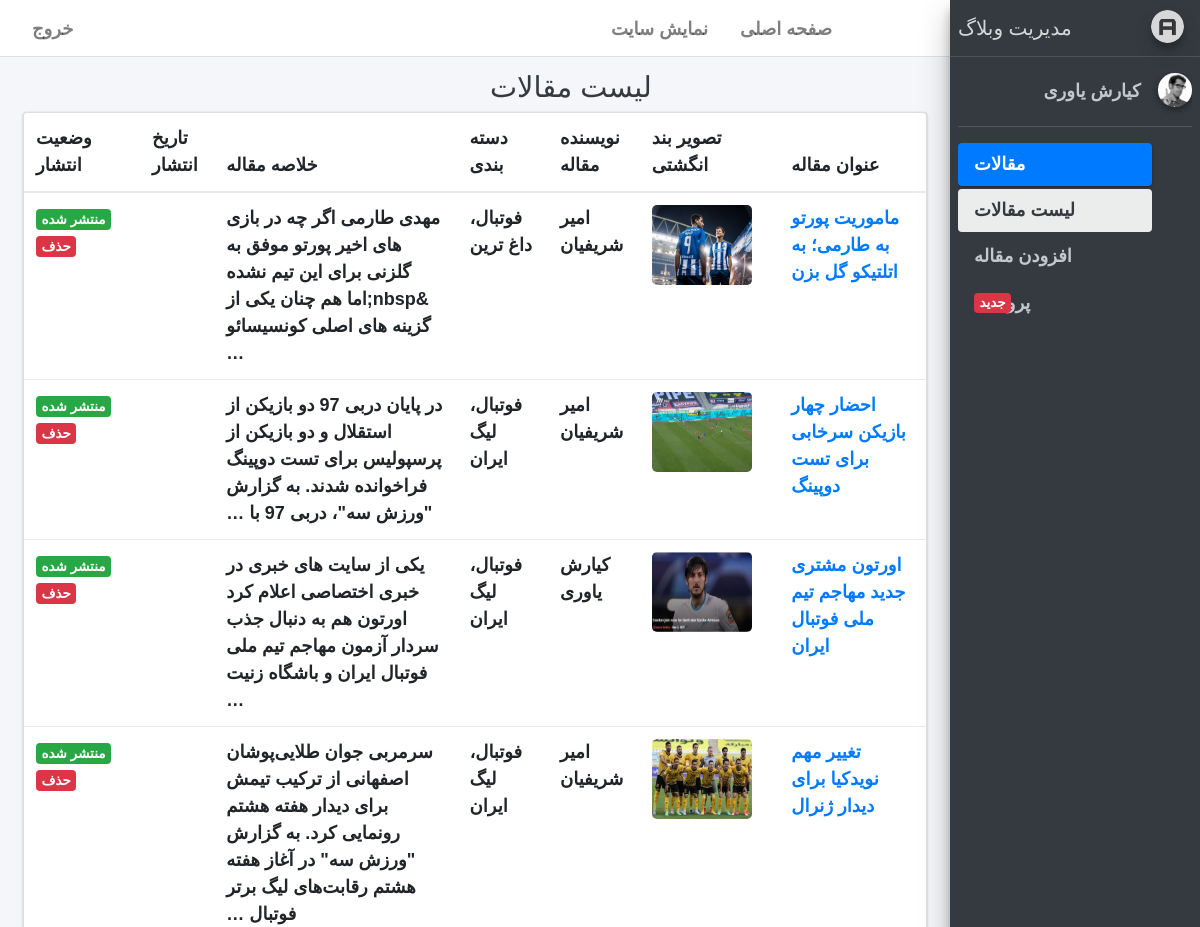
/account/ (signed in, upper part), run on an earlier commit of the app's database.
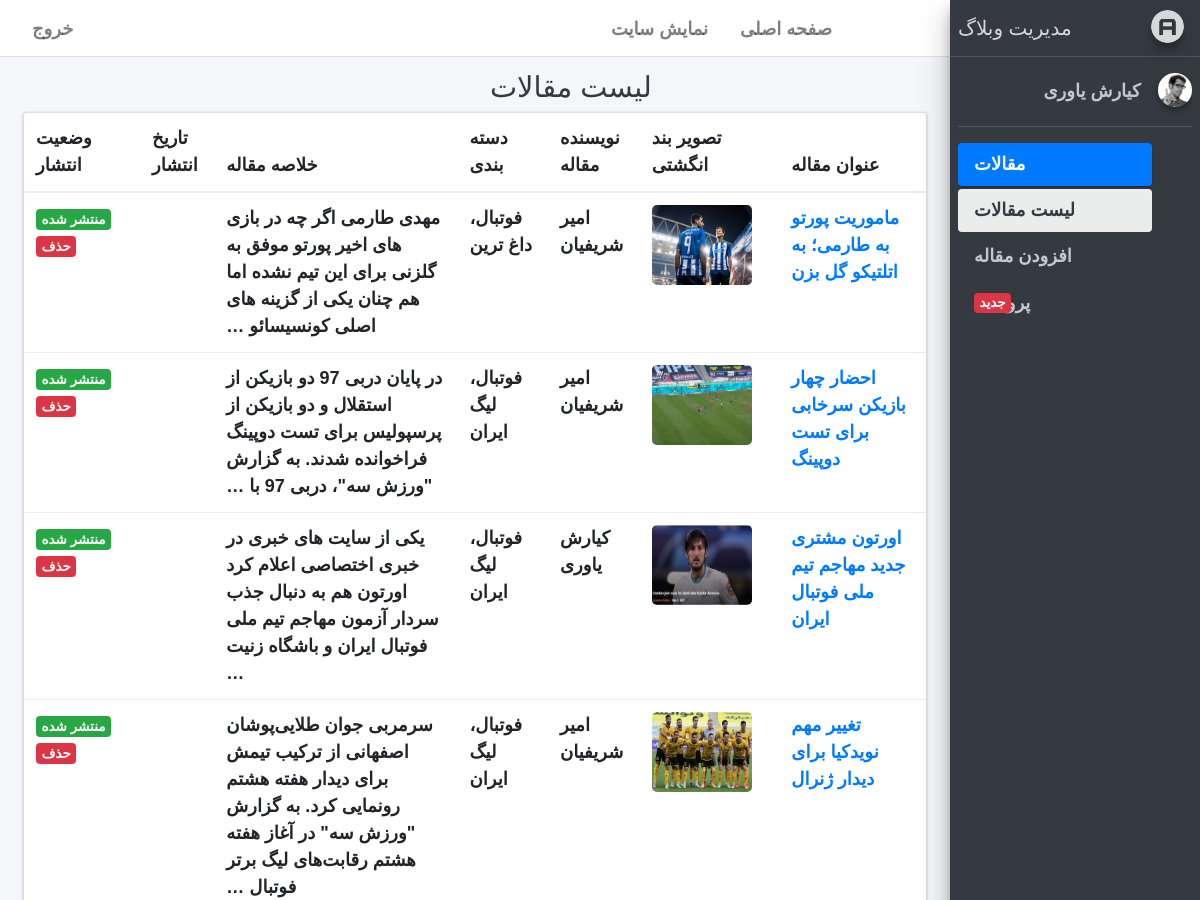
And on a later commit of the database.
### blog/models.py (models this page shows, shortened)
class Article(models.Model):
    STATUS_CHOICES = (
        ('p','منتشر شده'), # published
        ('d','پیش نویس'),  # draft
        ('i','در حال بررسی'),  # investigation
        ('b','برگشت داده شده'),  # back
    )
    Title = models.CharField(max_length=200, verbose_name="عنوان")
    Category = models.ManyToManyField(Categories, verbose_name="دسته بندی", related_name= 'articles')
    Author = models.ForeignKey(User, null=True, on_delete=models.SET_NULL, related_name='articles', verbose_name='نویسنده')
    Description = models.TextField(verbose_name="شرح")
    Slug = models.SlugField(max_length=100, unique=True, verbose_name="آدرس مخصوص مقاله")
    Thumbnail = models.ImageField(upload_to="images", verbose_name="تصویر مقاله")
    Published = models.DateTimeField(default=timezone.now, verbose_name="زمان انتشار")
    Created = models.DateTimeField(auto_now_add=True, verbose_name="ساخته شده در")
    Updated = models.DateTimeField(auto_now=True, verbose_name="آخرین بروز رسانی در")
    Status = models.CharField(max_length= 1, choices=STATUS_CHOICES, verbose_name="وضعیت انتشار")
    objects = ArticleManager() # change the default manager to custom one
    class Meta:
        verbose_name = "مقاله"
        verbose_name_plural = "مقالات"
        ordering = ['-Published']
    def publish_time(self):
        return persian_calender_datetime(self.Published)
    publish_time.short_description = "زمان انتشار"
    def thumbnail_tag(self):
        return format_html("<img src={} width= 100  height = 80  style = 'border-radius: 5px;'  >".format(self.Thumbnail.url))
    thumbnail_tag.short_description = "عکس"
    def Category_str(self):
        return "، ".join([Category.Title for Category in self.Category.published()])
    Category_str.short_description = "دسته بندی ها"

class Categories(models.Model):
    Title = models.CharField(max_length=200, verbose_name="عنوان دسته بندی")
    Slug = models.SlugField(max_length=100, unique=True, verbose_name="آدرس مخصوص دسته بندی")
    Position = models.IntegerField(verbose_name="جایگاه")
    Status = models.BooleanField(default=1, verbose_name="آیا منتشر شود؟")
    Parent = models.ForeignKey('self', default=None, null=True, blank = True, on_delete=models.SET_NULL, related_name='children', verbose_name='زیر دسته')
    class Meta:
        verbose_name = "دسته بندی"
        verbose_name_plural = "دسته بندی ها"
        ordering = ["Parent__id","Position"]
    objects = CategoryManager() # change the default manager to custom one

### account/models.py (models this page shows)
class User(AbstractUser):
    Is_Author = models.BooleanField(default=False, verbose_name="وضعیت نویسندگی")
    Special_User = models.DateTimeField(default=timezone.now())
    def is_special_user(self):
        if self.Special_User > timezone.now():
            return True
        else:
            return False
    is_special_user.boolean = True
    is_special_user.short_description = "عضویت کاربر ویژه"

### account/views.py (the view)
# urls.py: path('', ArticlesList.as_view(), name='home'),
class ArticlesList(LoginRequiredMixin,ListView):
    template_name = "registration/home.html"
    def get_queryset(self):
        if self.request.user.is_superuser:
            return Article.objects.all
        else:
            return Article.objects.filter(Author=self.request.user)

### account/templatetags/account_tags.py (called while the page is built)
@register.inclusion_tag('registration/partials/active_navbar.html')
def active_navbar(request, link_name, content):
    return {
        "request":request,
        "link_name":link_name,
        "link":"account:{}".format(link_name),
        "content":content,
    }

### blog/models.py (called while the page is built)
    def published(self):
        return self.filter(Status=True)

### extensions/persian_datetime.py (called while the page is built)
def persian_numbers(str_arg):
    numbers = {
        "0":"۰",
        "1":"۱",
        "2":"۲",
        "3":"۳",
        "4":"۴",
        "5":"۵",
        "6":"۶",
        "7":"۷",
        "8":"۸",
        "9":"۹",
    }
    for e_num,p_num in numbers.items():
        str_arg = str_arg.replace(e_num, p_num)
    return str_arg

def time_to_int(time):
    time_to_integer = []
    year = int(time.strftime("%Y"))
    month = int(time.strftime("%m"))
    date = int(time.strftime("%d"))
    hour = int(time.strftime("%H"))
    minutes = int(time.strftime("%M"))
    secondes= int(time.strftime("%S"))
    time_to_integer.append(year)
    time_to_integer.append(month)
    time_to_integer.append(date)
    time_to_integer.append(hour)
    time_to_integer.append(minutes)
    time_to_integer.append(secondes)
    return time_to_integer

### templates/registration/home.html (shortened to what this page needs)
{% extends 'registration/base.html' %}
{%block page_title%}
    <h1 class="m-0 text-dark">لیست مقالات</h1>
{%endblock%}
{%block main_content%}
<div class="row">
    <div class="col-12">
      <div class="card">
        {% if object_list %}
          <div class="card-body table-responsive p-0">
            <table class="table table-hover">
              <thead>
                <tr>
                  <th>عنوان مقاله</th>
                  <th>تصویر بند انگشتی</th>
                  <th>نویسنده مقاله</th>
                  <th>دسته بندی</th>
                  <th>خلاصه مقاله</th>
                  <th>تاریخ انتشار</th>
                  <th>وضعیت انتشار</th>
                </tr>
              </thead>
              <tbody>
              {% for article in object_list %}
                  <tr>
                      <td>
                        {% if article.Status in "bd"|make_list or user.is_superuser %}
                          <a href="{% url 'account:article_update' article.pk %}">{{article.Title}}</a>
                        {% else %}
                          {{article.Title}}
                        {% endif %}
                      </td>
                      <td>{{article.thumbnail_tag}}</td>
                      <td>{{article.Author.get_full_name}}</td>
                      <td>{{article.Category_str}}</td>
                      <td>{{article.Description|striptags|truncatewords:"25"}}</td>
                      <td>{{article.publish_time}}</td>
                      <td>
                          {% if article.Status == 'p' %}
                              <span class="badge bg-success"><a href="{% url 'blog:ArticleDetail' article.Slug %}">منتشر شده</a></span>
                          {% elif article.Status == 'i' %}
                            <span class="badge badge-primary">درحال بررسی</span>
                            {% if user.is_superuser %}
                              <span class="badge badge-secondary"><a style="color:white;" href="{% url 'blog:ArticlePreview' article.pk %}">پیش نمایش</a></span>
                            {%endif%}
                          {% endif %}
                          {% if user.is_superuser %}
                            <span class="badge badge-danger"><a  style="color:white;"  href="{% url 'account:article_delete' article.pk %}">حذف</a></span>
                          {% endif %}
                      </td>
                  </tr>
                {%endfor%}
                </tbody>
              </table>
            </div>
          {% else %}
            <h3 class="p-2">محتوایی جهت نمایش وجود ندارد.</h3>
          {% endif %}
      </div>
    </div>
  </div>
{%endblock%}
{% block main_sidebar %}
    {% include 'registration/sidebar.html' %}
{%endblock%}

What changed in the data, as far as the page shows it:
changed Article "ماموریت پورتو به طارمی؛ به اتلتیکو گل بزن": Description "مهدی طارمی اگر چه در بازی های اخیر پورتو موفق به گلزنی برای این تیم نشده &nbsp;اما هم چنان یکی از گزینه های اصلی کونسیسائو …" → "مهدی طارمی اگر چه در بازی های اخیر پورتو موفق به گلزنی برای این تیم نشده اما هم چنان یکی از گزینه های اصلی کونسیسائو …"
